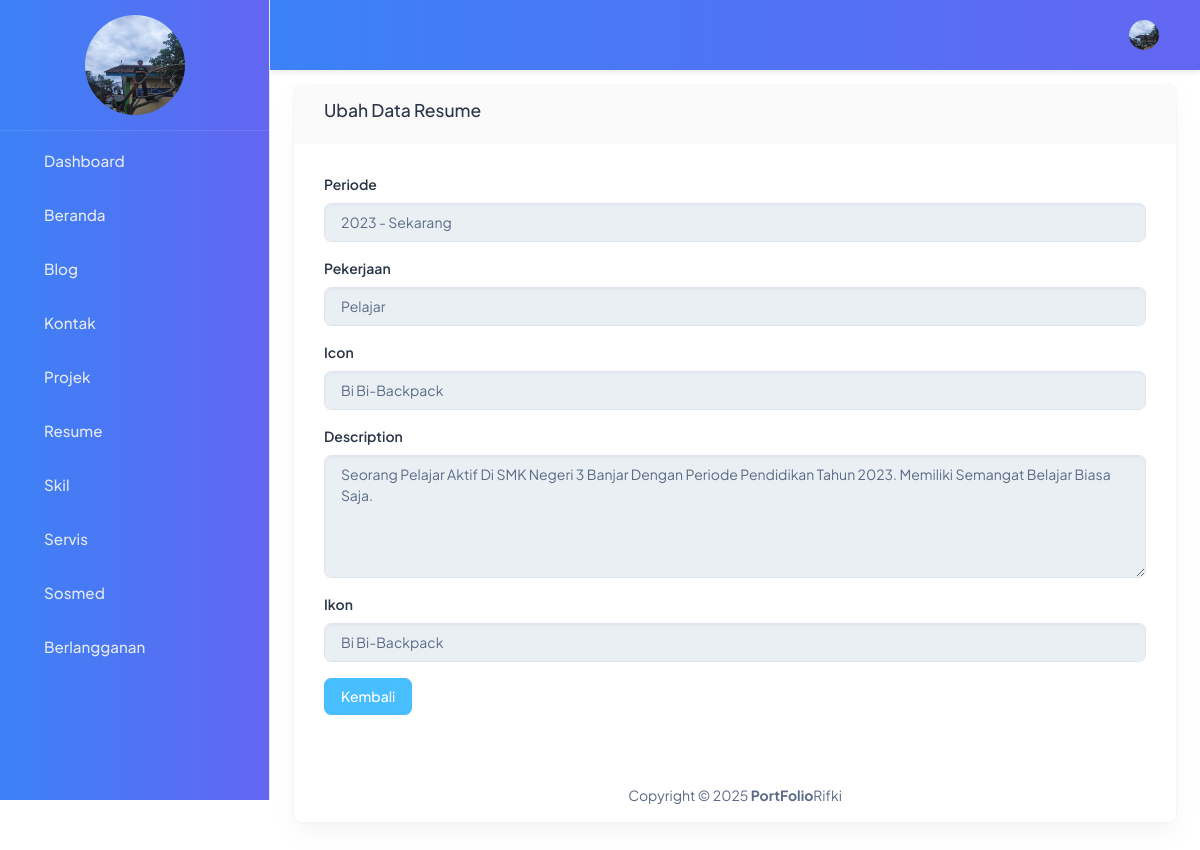
Page /backend/pages/resume/detail.php?id=7 on the committed database.
### tables this page shows
CREATE TABLE `abouts` (
  `id` bigint NOT NULL,
  `name` varchar(250) NOT NULL,
  `image` varchar(250) NOT NULL,
  `born` date NOT NULL,
  `zip_code` int NOT NULL,
  `email` varchar(250) NOT NULL,
  `phone` varchar(250) NOT NULL,
  `total_project` int NOT NULL,
  `work` varchar(250) NOT NULL,
  `address` varchar(250) NOT NULL,
  `description` text NOT NULL
);

CREATE TABLE `resumes` (
  `id` bigint NOT NULL,
  `date` varchar(250) NOT NULL,
  `job` varchar(250) NOT NULL,
  `place` varchar(250) NOT NULL,
  `description` text NOT NULL,
  `icon` varchar(250) NOT NULL
);

### backend/actions/resume/show.php (called while the page is built, shortened)
<?php
    $id = $_GET['id'];
    $qSelect = "SELECT * FROM resumes WHERE id='$id'";
    $result = mysqli_query($connect, $qSelect) or die(mysqli_error($connect));
    $resume = $result->fetch_object();
    ?>

### backend/pages/resume/detail.php (the view, shortened to what this page needs)
<?php
include '../../partials/header.php';
include '../../partials/sidebar.php';
include '../../partials/navbar.php';
?>
<div class="card-body">
    <div class="row">
        <div class="col-12">
            <div class="card">
                <div class="card-header">
                    <h5 class="text-capitalize">Ubah Data resume</h5>
                </div>
                <div class="card-body text-capitalize">
                    <?php
                    include '../../actions/resume/show.php';
                    ?>
                    <form>
                        <div class="mb-3">
                            <label for="dateInput" class="form-label">periode</label>
                            <input type="text" class="form-control text-capitalize" id="dateInput" value="<?= $resume->date ?>" disabled>
                        </div>
                        <div class="mb-3">
                            <label for="jobInput" class="form-label">pekerjaan</label>
                            <input type="text" class="form-control text-capitalize" id="jobInput" value="<?= $resume->job ?>" disabled>
                        </div>
                        <div class="mb-3">
                            <label for="iconInput" class="form-label">icon</label>
                            <input type="text" class="form-control text-capitalize" id="iconInput" value="<?= $resume->icon ?>" disabled>
                        </div>
                        <div class="mb-3">
                            <label for="descriptionInput" class="form-label">description</label>
                            <textarea class="form-control text-capitalize" id="descriptionInput" rows="5" disabled><?= $resume->description ?></textarea>
                        </div>
                        <div class="mb-3">
                            <label for="iconInput" class="form-label">ikon</label>
                            <input type="text" class="form-control text-capitalize" id="iconInput" value="<?= $resume->icon ?>" disabled>
                        </div>
                        <a href="./index.php" class="btn btn-secondary">Kembali</a>
                    </form>
                </div>
                <?php
                include '../../partials/footer.php';
                ?>

### backend/partials/sidebar.php (shortened to what this page needs)
<?php
$abouts = "SELECT * FROM abouts LIMIT 1";
$result = mysqli_query($connect, $abouts) or die(mysqli_error($connect));
?>
<body>
  <div class="body-wrapper" id="main-wrapper" data-layout="vertical" data-navbarbg="skin6" data-sidebartype="full"
    data-sidebar-position="fixed" data-header-position="fixed">
    <aside class="left-sidebar">
      <div>
        <div class="brand-logo  align-items-center justify-content-between">
          <a href="./index.php" class="text-nowrap logo-img">
            <?php
            while ($item = $result->fetch_object()):
            ?>
              <tr>
                <td>
                  <img src="../../../storages/about/<?= $item->image ?>" alt="Gambar" width="100" height="100" class="d-block mx-auto rounded-circle">
                </td>
              </tr>
            <?php
            endwhile;
            ?>
          </a>
        </div>
        <nav class="sidebar-nav scroll-sidebar text-capitalize" data-simplebar="">
          <ul id="sidebarnav">
            <li class="sidebar-item">
              <a class="sidebar-link" href="../dashboard/index.php" aria-expanded="false">
                <span class="hide-menu">Dashboard</span>
              </a>
            </li>
            <li class="sidebar-item">
              <a class="sidebar-link" href="../about/index.php" aria-expanded="false">
                <span class="hide-menu">Beranda</span>
              </a>
            </li>
            <li class="sidebar-item">
              <a class="sidebar-link" href="../Blog/index.php" aria-expanded="false">
                <span class="hide-menu">Blog</span>
              </a>
            </li>
            <li class="sidebar-item">
              <a class="sidebar-link" href="../contact/index.php" aria-expanded="false">
                <span class="hide-menu">Kontak</span>
              </a>
            </li>
            <li class="sidebar-item">
              <a class="sidebar-link" href="../project/index.php" aria-expanded="false">
                <span class="hide-menu">Projek</span>
              </a>
            </li>
            <li class="sidebar-item">
              <a class="sidebar-link" href="../resume/index.php" aria-expanded="false">
                <span class="hide-menu">Resume</span>
              </a>
            </li>
            <li class="sidebar-item">
              <a class="sidebar-link" href="../skill/index.php" aria-expanded="false">
                <span class="hide-menu">Skil</span>
              </a>
            </li>
            <li class="sidebar-item">
              <a class="sidebar-link" href="../service/index.php" aria-expanded="false">
                <span class="hide-menu">Servis</span>
              </a>
            </li>
            <li class="sidebar-item">
              <a class="sidebar-link" href="../socmed/index.php" aria-expanded="false">
                <span class="hide-menu">Sosmed</span>
              </a>
            </li>
            <li class="sidebar-item">
              <a class="sidebar-link" href="../buletin/index.php" aria-expanded="false">
                <span class="hide-menu">Berlangganan</span>
              </a>
            </li>
          </ul>
        </nav>
      </div>
    </aside>

### backend/partials/navbar.php (shortened to what this page needs)
<?php
    $abouts = "SELECT * FROM abouts LIMIT 1";
    $result = mysqli_query($connect, $abouts) or die(mysqli_error($connect));
?>
<div class="body-wrapper">
    <header class="app-header" style="background: linear-gradient(to right, #3b82f6, #6366f1); box-shadow: 0 2px 6px rgba(0, 0, 0, 0.1);">
        <nav class="navbar navbar-expand-lg">
            <div class="navbar-collapse justify-content-end px-0" id="navbarNav">
                <ul class="navbar-nav flex-row ms-auto align-items-center justify-content-end">
                    <li class="nav-item dropdown">
                        <a class="nav-link nav-icon-hover" href="javascript:void(0)" id="drop2"
                            data-bs-toggle="dropdown" aria-expanded="false">
                            <?php
                            while($item =$result->fetch_object()):
                                ?>
                                <tr>
                                    <td>
                                        <img src="../../../storages/about/<?= $item->image?>" alt="Gambar" width="30" height="30" class="rounded-circle">
                                    </td>
                                </tr>
                                <?php
                                endwhile;
                                ?>
                        </a>
                    </li>
                </ul>
            </div>
        </nav>
    </header>
    <div class="container-fluid">

### backend/partials/sidebar.php (style rules this page uses)
.left-sidebar { background: linear-gradient(to right, #3b82f6, #6366f1) !important; box-shadow: 0 0 15px rgba(0, 0, 0, 0); transition: all 0.3s ease; height: 100vh; overflow-y: auto; }
.brand-logo { padding: 15px 20px; border-bottom: 1px solid rgba(255, 255, 255, 0.1); }
.logo-img img { transition: transform 0.3s; }
.sidebar-nav { padding: 10px 0; }
.sidebar-item { margin: 5px 0; }
.sidebar-link { color: #e2e8f0 !important; padding: 12px 20px !important; border-radius: 8px !important; transition: all 0.3s ease; display: flex; align-items: center; }
.hide-menu { font-size: 0.95rem; font-weight: 500; }
.scroll-sidebar { scrollbar-width: thin; scrollbar-color: #3b82f6 transparent; }

### rows in the picture
abouts: image (picture)
resumes: date "2023 - Sekarang", job "Pelajar", icon "bi bi-backpack", description "Seorang pelajar aktif di SMK Negeri 3 Banjar dengan periode pendidikan tahun 2023. Memiliki semangat belajar biasa saja."
